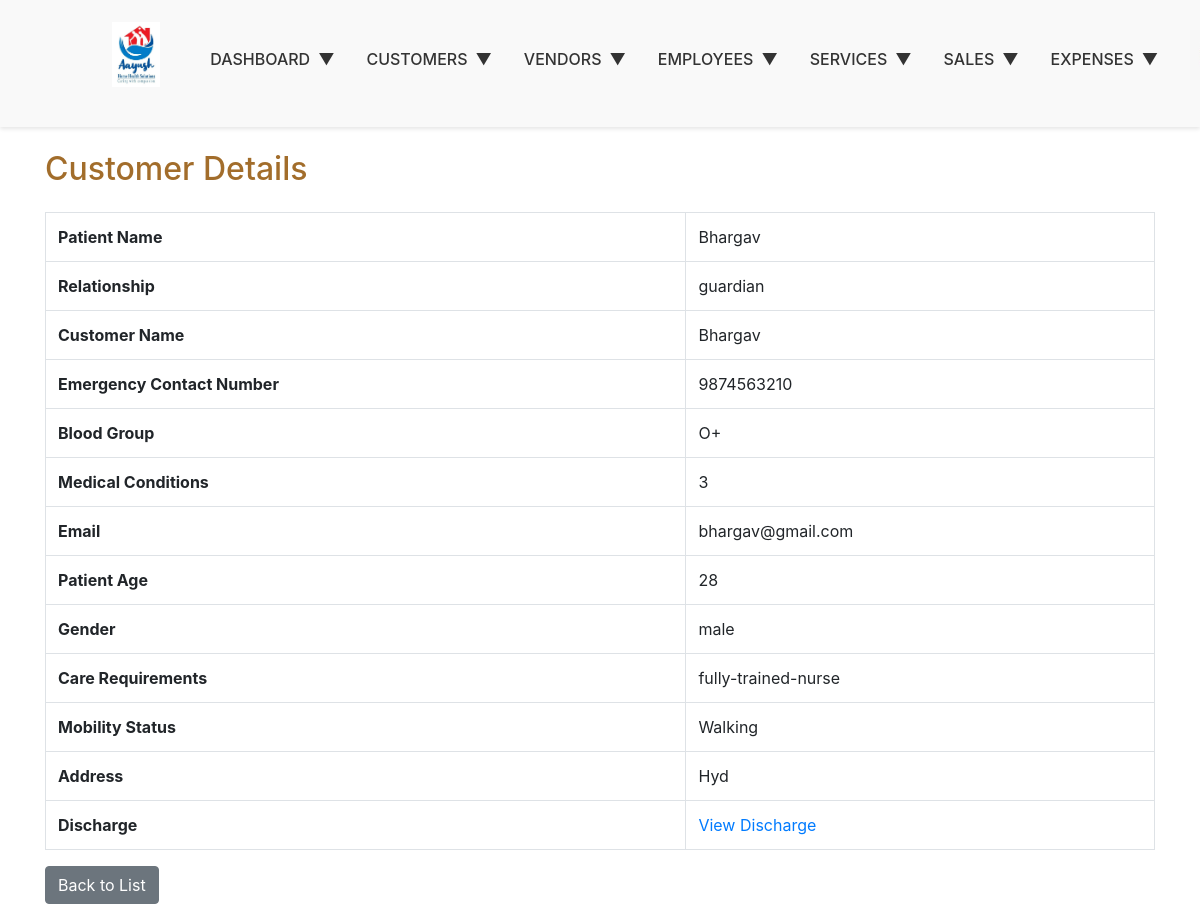
/Customer-Master/customer_view.php?id=11, run on the app's committed database.
### tables this page shows
CREATE TABLE `customer_master` (
  `id` int(11) NOT NULL,
  `patient_name` varchar(255) DEFAULT NULL,
  `relationship` varchar(100) DEFAULT NULL,
  `customer_name` varchar(255) NOT NULL,
  `emergency_contact_number` varchar(15) NOT NULL,
  `blood_group` varchar(5) DEFAULT NULL,
  `medical_conditions` text DEFAULT NULL,
  `email` varchar(255) NOT NULL,
  `patient_age` int(11) DEFAULT NULL,
  `gender` enum('male','female','other') DEFAULT NULL,
  `care_requirements` varchar(50) DEFAULT NULL,
  `created_at` datetime DEFAULT NULL,
  `updated_at` datetime DEFAULT NULL,
  `mobility_status` varchar(50) DEFAULT NULL,
  `discharge_summary_sheet` varchar(255) DEFAULT NULL,
  `address` text NOT NULL
);

### Customer-Master/customer_view.php (the view, shortened to what this page needs)
<?php
include('../config.php');
if (isset($_GET['id']) && is_numeric($_GET['id'])) {
    $customerId = $_GET['id'];
    $query = "SELECT * FROM customer_master WHERE id = $customerId";
    $result = mysqli_query($conn, $query);
    if ($result && mysqli_num_rows($result) > 0) {
        $customerData = mysqli_fetch_assoc($result);
    } else {
        die("Customer not found!");
    }
} else {
    die("Invalid customer ID!");
}
?>
<!DOCTYPE html>
<html lang="en">
<head>
  <link rel="stylesheet" href="https://stackpath.bootstrapcdn.com/bootstrap/4.5.2/css/bootstrap.min.css">
<link rel="stylesheet" href="https://stackpath.bootstrapcdn.com/bootstrap/4.5.2/css/bootstrap.min.css">
<link rel="stylesheet" href="../assets/css/style.css">
</head>
<body>
<?php include('../navbar.php'); ?>
<div class="container mt-7">
    <h2 class="mb-4">Customer Details</h2>
    <table class="table table-bordered">
        <tr><th>Patient Name</th><td><?= $customerData['patient_name'] ?></td></tr>
        <tr><th>Relationship</th><td><?= $customerData['relationship'] ?></td></tr>
        <tr><th>Customer Name</th><td><?= $customerData['customer_name'] ?></td></tr>
        <tr><th>Emergency Contact Number</th><td><?= $customerData['emergency_contact_number'] ?></td></tr>
        <tr><th>Blood Group</th><td><?= $customerData['blood_group'] ?></td></tr>
        <tr><th>Medical Conditions</th><td><?= $customerData['medical_conditions'] ?></td></tr>
        <tr><th>Email</th><td><?= $customerData['email'] ?></td></tr>
        <tr><th>Patient Age</th><td><?= $customerData['patient_age'] ?></td></tr>
        <tr><th>Gender</th><td><?= $customerData['gender'] ?></td></tr>
        <tr><th>Care Requirements</th><td><?= $customerData['care_requirements'] ?></td></tr>
        <tr><th>Mobility Status</th><td><?= $customerData['mobility_status'] ?></td></tr>
        <tr><th>Address</th><td><?= $customerData['address'] ?></td></tr>
        <tr><th>Discharge</th>
            <td>
                <a href="uploads/<?= $customerData['discharge_summary_sheet'] ?>" target="_blank">View Discharge</a>
            </td>
        </tr>
    </table>
    <a href="customer_table.php" class="btn btn-secondary">Back to List</a>
</div>
</body>
</html>

### assets/css/style.css (style rules this page uses)
body { font-family: -apple-system, BlinkMacSystemFont, "Segoe UI", Roboto, "Helvetica Neue", Arial, "Noto Sans", sans-serif, "Apple Color Emoji", "Segoe UI Emoji", "Segoe UI Symbol", "Noto Color Emoji"; margin: 0; padding: 0; }
.container { margin-top: 150px; }
h1, h2, h3, h4 { color: #A26D2B; }

### data on the page
customer_master: patient_name "Bhargav", relationship "guardian", customer_name "Bhargav", emergency_contact_number "9874563210", blood_group "O+", medical_conditions "3", email "bhargav@gmail.com", patient_age "28", gender "male", care_requirements "fully-trained-nurse", mobility_status "Walking", address "Hyd"
